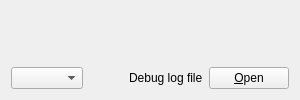
     <widget class="QWidget" name="pageInfo">
      <layout class="QVBoxLayout" name="verticalLayoutInfo">
       <item>
        <widget class="QStackedWidget" name="stackedWidgetInfo">
         <property name="currentIndex">
          <number>0</number>
         </property>
         <widget class="InformationWidget" name="informationWidget" native="true"/>
        </widget>
       </item>
       <item>
        <layout class="QHBoxLayout" name="horizontalLayoutInfoFooter">
         <item>
          <widget class="QComboBox" name="comboBoxViewSelector">
           <property name="sizeAdjustPolicy">
            <enum>QComboBox::AdjustToContents</enum>
           </property>
          </widget>
         </item>
         <item>
          <spacer name="horizontalSpacerInfoFooter">
           <property name="orientation">
            <enum>Qt::Horizontal</enum>
           </property>
           <property name="sizeHint" stdset="0">
            <size>
             <width>40</width>
             <height>20</height>
            </size>
           </property>
          </spacer>
         </item>
         <item>
          <widget class="QLabel" name="labelDebugLogfile">
           <property name="text">
            <string>Debug log file</string>
           </property>
          </widget>
         </item>
         <item>
          <widget class="QPushButton" name="openDebugLogfileButton">
           <property name="toolTip">
            <string>Open the %1 debug log file from the current data directory. This can take a few seconds for large log files.</string>
           </property>
           <property name="text">
            <string>&amp;Open</string>
           </property>
           <property name="autoDefault">
            <bool>false</bool>
           </property>
          </widget>
         </item>
        </layout>
       </item>
      </layout>
     </widget>
